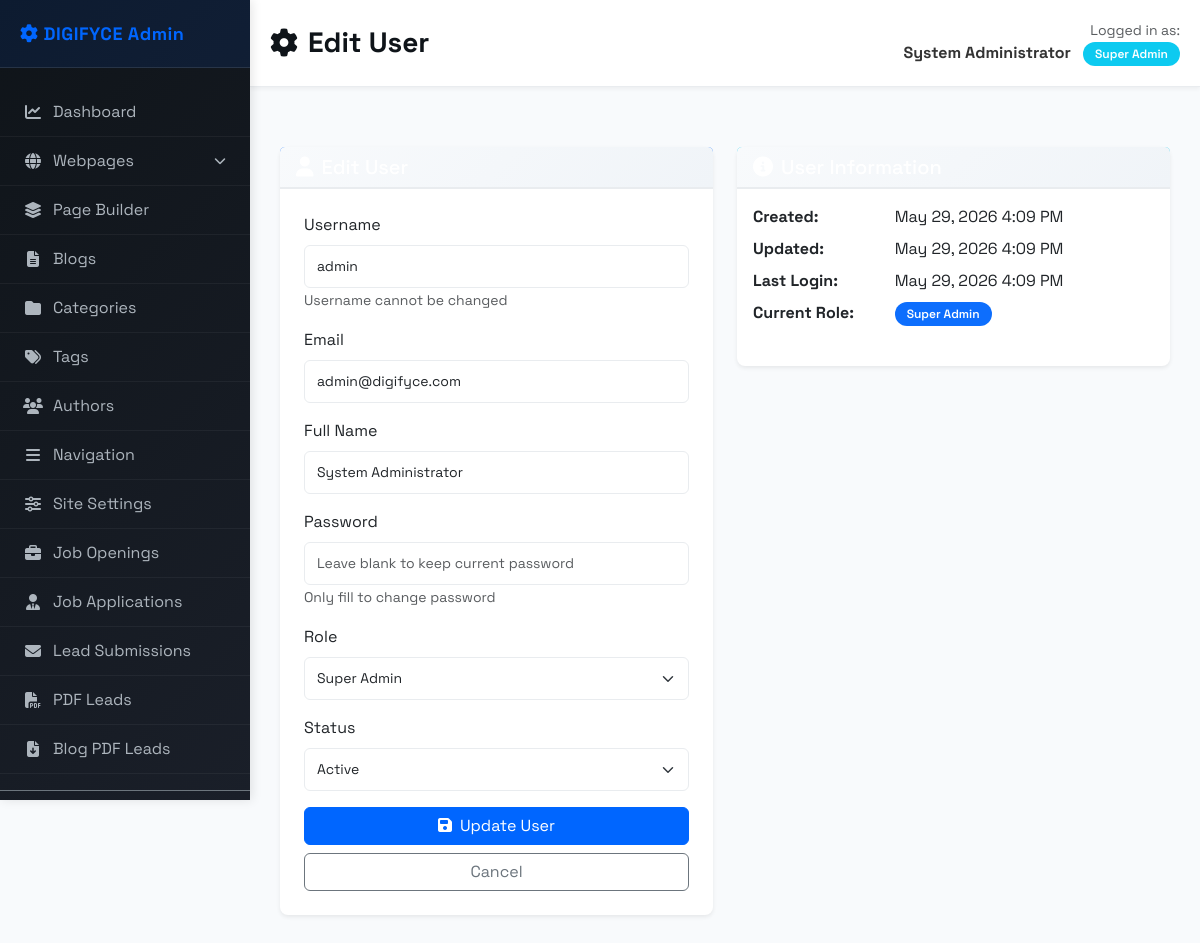
/app/admin/user_edit.php?id=1 (signed in), run on the app's committed database.
### tables this page shows
CREATE TABLE users (
    id INT AUTO_INCREMENT PRIMARY KEY,
    username VARCHAR(64) NOT NULL UNIQUE,
    password_hash VARCHAR(255) NOT NULL,
    email VARCHAR(128) NOT NULL UNIQUE,
    full_name VARCHAR(255),
    role_id INT NOT NULL,
    status ENUM('active','inactive') DEFAULT 'active',
    last_login DATETIME,
    created_at DATETIME DEFAULT CURRENT_TIMESTAMP,
    updated_at DATETIME DEFAULT CURRENT_TIMESTAMP ON UPDATE CURRENT_TIMESTAMP,
    FOREIGN KEY (role_id) REFERENCES roles(id) ON DELETE RESTRICT
);

CREATE TABLE roles (
    id INT AUTO_INCREMENT PRIMARY KEY,
    name VARCHAR(64) NOT NULL UNIQUE,
    description TEXT,
    status ENUM('active','inactive') DEFAULT 'active',
    created_at DATETIME DEFAULT CURRENT_TIMESTAMP,
    updated_at DATETIME DEFAULT CURRENT_TIMESTAMP ON UPDATE CURRENT_TIMESTAMP
);

### app/admin/user_edit.php (the view, shortened to what the rows shown need)
<?php
require_once __DIR__ . '/../utilities/PermissionManager.php';
$pdo = Database::getInstance();
$permissionManager = new PermissionManager($pdo);
$permissionManager->requirePermission('user.create');
$user_id = $_GET['id'] ?? null;
$user = null;
$is_edit = false;
if ($user_id) {
    $permissionManager->requirePermission('user.edit');
    $user = $permissionManager->getUserById($user_id);
    $is_edit = true;
}
$roles = $permissionManager->getAllRoles();
$pageTitle = $is_edit ? 'Edit User' : 'Add New User';
include __DIR__ . '/../views/admin_header.php';
?>
<div class="row">
    <div class="col-md-6">
        <div class="card border-0 shadow-sm">
            <div class="card-body p-4">
                <form action="user_save.php" method="post">
                    <div class="mb-3">
                        <label class="form-label">Username</label>
                        <input type="text" name="username" class="form-control"
                               value="<?= $is_edit ? htmlspecialchars($user['username']) : '' ?>"
                               <?= $is_edit ? 'readonly' : 'required' ?>>
                        <small class="form-text text-muted">
                            <?= $is_edit ? 'Username cannot be changed' : 'Must be unique' ?>
                        </small>
                    </div>
                    <div class="mb-3">
                        <label class="form-label">Email</label>
                        <input type="email" name="email" class="form-control"
                               value="<?= $is_edit ? htmlspecialchars($user['email']) : '' ?>"
                               required>
                    </div>
                    <div class="mb-3">
                        <label class="form-label">Full Name</label>
                        <input type="text" name="full_name" class="form-control"
                               value="<?= $is_edit ? htmlspecialchars($user['full_name'] ?? '') : '' ?>">
                    </div>
                    <div class="mb-3">
                        <label class="form-label">Role</label>
                        <select name="role_id" class="form-select" required>
                            <?php foreach ($roles as $role): ?>
                                <option value="<?= $role['id'] ?>"
                                        <?= ($is_edit && $user['role_id'] == $role['id']) ? 'selected' : '' ?>>
                                    <?= htmlspecialchars($role['name']) ?>
                                </option>
                            <?php endforeach; ?>
                        </select>
                    </div>
                    <?php if ($is_edit): ?>
                        <div class="mb-3">
                            <label class="form-label">Status</label>
                            <select name="status" class="form-select" required>
                                <option value="active" <?= $user['status'] === 'active' ? 'selected' : '' ?>>
                                    Active
                                </option>
                            </select>
                        </div>
                    <?php endif; ?>
                </form>
            </div>
        </div>
    </div>
    <?php if ($is_edit): ?>
        <div class="col-md-6">
            <div class="card border-0 shadow-sm">
                <div class="card-header bg-info text-white">
                    <h5 class="mb-0">
                        <i class="fas fa-info-circle me-2"></i>User Information
                    </h5>
                </div>
                <div class="card-body">
                    <dl class="row">
                        <dt class="col-sm-4">Created:</dt>
                        <dd class="col-sm-8">
                            <?= date('M d, Y g:i A', strtotime($user['created_at'])) ?>
                        </dd>
                        <dt class="col-sm-4">Updated:</dt>
                        <dd class="col-sm-8">
                            <?= date('M d, Y g:i A', strtotime($user['updated_at'])) ?>
                        </dd>
                        <dt class="col-sm-4">Last Login:</dt>
                        <dd class="col-sm-8">
                            <?= $user['last_login'] ? date('M d, Y g:i A', strtotime($user['last_login'])) : 'Never' ?>
                        </dd>
                        <dt class="col-sm-4">Current Role:</dt>
                        <dd class="col-sm-8">
                            <span class="badge bg-primary">
                                <?= htmlspecialchars($user['role_name']) ?>
                            </span>
                        </dd>
                    </dl>
                </div>
            </div>
        </div>
    <?php endif; ?>
</div>
<?php include __DIR__ . '/../views/admin_footer.php'; ?>

### app/views/admin_header.php (shortened to what the rows shown need)
<!DOCTYPE html>
<html lang="en">
<head>
    <link href="https://cdn.jsdelivr.net/npm/bootstrap@5.3.2/dist/css/bootstrap.min.css" rel="stylesheet">
    <link href="https://cdnjs.cloudflare.com/ajax/libs/font-awesome/6.4.0/css/all.min.css" rel="stylesheet">
</head>
<body>
    <div class="d-flex">
                <?php if (isset($permissionManager) && $permissionManager->hasAnyPermission(['blog.view', 'page.view', 'category.view', 'tag.view', 'author.view'])): ?>
                    <?php
                    $webpageFiles = [
                        'page_home_edit.php',
                        'page_service.php',
                        'page_technology.php',
                        'page_testimonial.php',
                        'page_products.php',
                        'page_d2c_branding.php',
                        'page_commercial_shoot.php',
                        'page_creative_development.php',
                        'page_performance_marketing.php',
                        'page_ecommerce_marketing.php',
                        'page_marketplace_management.php',
                        'page_content_marketing.php',
                        'page_about_us.php',
                        'page_seo.php',
                        'page_builder_edit.php',
                        'page_builder_preview.php',
                    ];
                    ?>
                <?php endif; ?>
        <main>
            <div class="admin-header d-flex justify-content-between align-items-center">
                <h1>
                    <i class="fas fa-<?php
                    $pageName = basename($_SERVER['PHP_SELF']);
                    switch ($pageName) {
                        default:
                            if (in_array($pageName, $webpageFiles)) {
                                echo 'globe';
                            } else {
                                echo 'cog';
                            }
                            break;
                    }
                    ?>"></i>
                    <?= isset($pageTitle) ? htmlspecialchars($pageTitle) : 'Admin Panel' ?>
                </h1>
                <?php if (isset($permissionManager)): ?>
                    <?php
                    $currentUser = $permissionManager->getCurrentUser();
                    if ($currentUser):
                        ?>
                        <div class="text-end">
                            <small class="text-muted d-block">Logged in as:</small>
                            <strong><?= htmlspecialchars($currentUser['full_name'] ?? $currentUser['username']) ?></strong>
                            <span class="badge bg-info ms-2"><?= htmlspecialchars($currentUser['role_name']) ?></span>
                        </div>
                    <?php endif; ?>
                <?php endif; ?>
            </div>
            <div class="admin-content">

### data on the page
users: full_name "System Administrator", role.name "Super Admin", username "admin", email "admin@digifyce.com", role_id "Super Admin", status "Active", created_at "May 29, 2026 4:09 PM", updated_at "May 29, 2026 4:09 PM", last_login "May 29, 2026 4:09 PM"

### other printed values
$pageTitle "Edit User"
